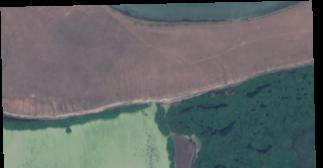
#> input picture Water Bodies Dataset/Images/water_body_1056.jpg, 323 x 168 px, found by its file name
$ jupyter execute --allow-errors Create_annotations_and_train_model_Final.ipynb   (shell and % lines are left out)
#> lines starting #> are read from the running program, lines starting #| are printed output that depends on the picture; after the words box and inside, x2 and y2 are one past the last pixel; in counts of white or black regions, pixels touching at a corner belong together
#> (a cell that did not finish here is left out)

[cell 2]
#import libraries
import glob
import json
import os
import cv2
import numpy as np
import torch

## 1. resize images and create COCO annotations json file

[cell 3]
#Set up directory and mounting from GDrive
import os
from google.colab import drive
drive.mount('/content/drive')

#os.chdir('/content/drive/MyDrive/Project/Kaggle/Water bodies resized/')

#DATASET https://www.kaggle.com/datasets/franciscoescobar/satellite-images-of-water-bodies

[cell 4]
#we need to resize images before creating annotated dataset so that the annotations contain the correct dimensions

from PIL import Image

def resize_image_and_mask(image_dir, mask_dir, output_image_dir, output_mask_dir, new_size):
    # Create output directories if they don't exist
#> called with new_size = (512, 512)
    os.makedirs(output_image_dir, exist_ok=True)
    os.makedirs(output_mask_dir, exist_ok=True)

    # List all images in the image directory
    image_files = [f for f in os.listdir(image_dir) if f.endswith('.jpg') or f.endswith('.png')]

    for image_file in image_files:
        # Define the full path to the image and mask files
        image_path = os.path.join(image_dir, image_file)
        mask_path = os.path.join(mask_dir, image_file)

        # Read the image and mask using OpenCV
        image = cv2.imread(image_path)
#> image is the input picture: shape (168, 323, 3); mean B, G, R 103.6, 104.2, 98.6
        mask = cv2.imread(mask_path, cv2.IMREAD_GRAYSCALE)  # Read the mask in grayscale
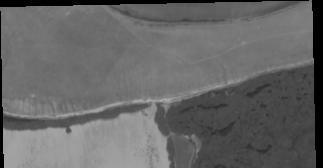
#> mask: shape (168, 323); min 0, max 177, mean 102.4

        if image is None or mask is None:
            print(f"Error reading file {image_file}, skipping...")
            continue

        # Resize the image and mask
        resized_image = cv2.resize(image, new_size, interpolation=cv2.INTER_AREA)
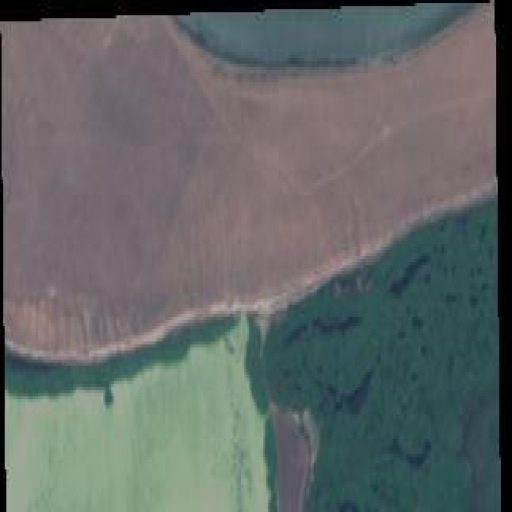
#> resized_image: shape (512, 512, 3); mean B, G, R 103.6, 104.1, 98.6
        resized_mask = cv2.resize(mask, new_size, interpolation=cv2.INTER_NEAREST)
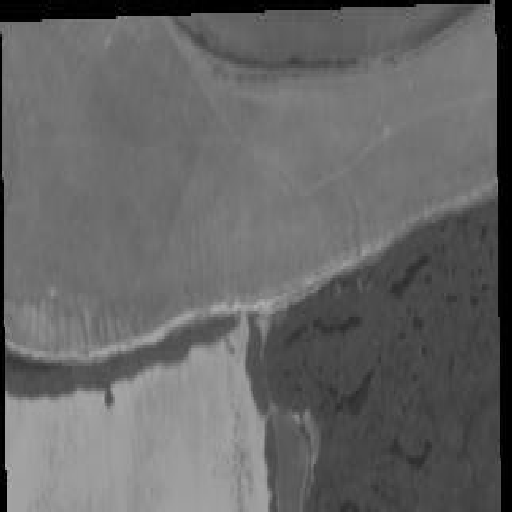
#> resized_mask: shape (512, 512); min 0, max 177, mean 102.2

        # Define the output paths
        output_image_path = os.path.join(output_image_dir, image_file)
        output_mask_path = os.path.join(output_mask_dir, image_file)

        # Save the resized image and mask
        cv2.imwrite(output_image_path, resized_image)
        cv2.imwrite(output_mask_path, resized_mask)

        print(f"Processed and saved: {image_file}")
#> pass 2 of the loop in resize_image_and_mask, `for image_file in image_files:`:
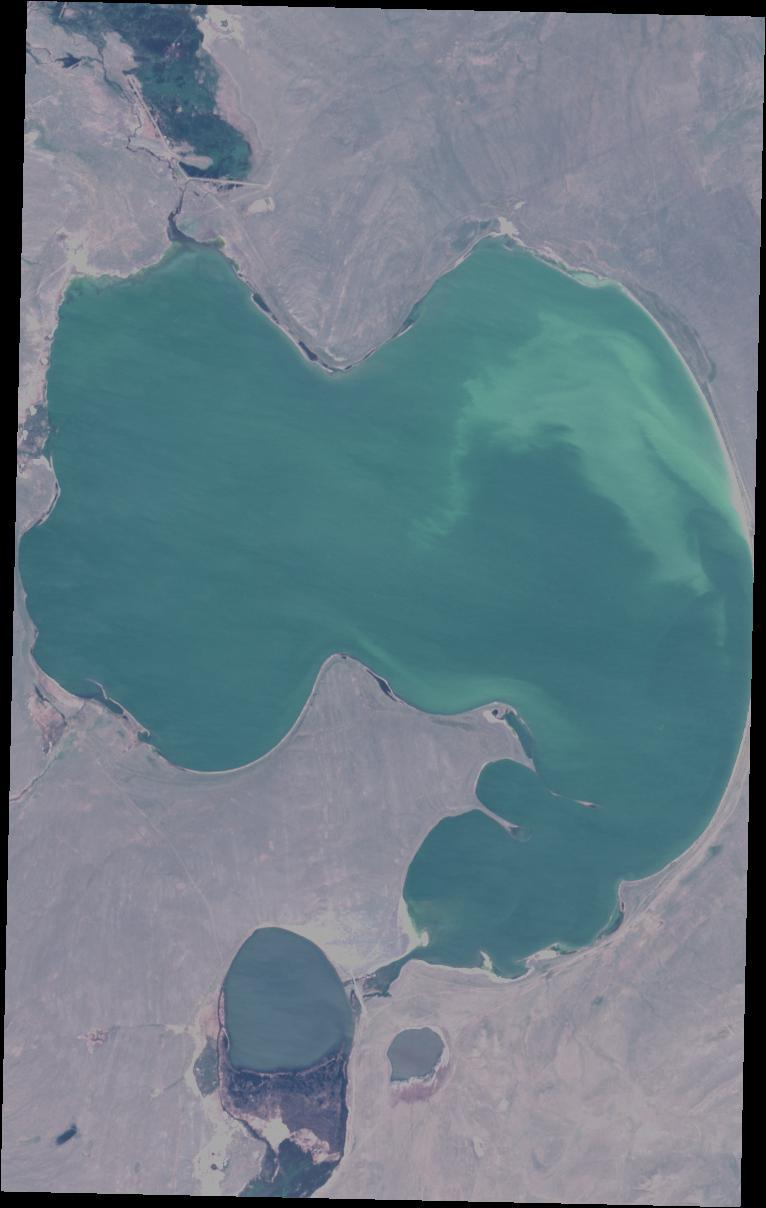
#> input picture Water Bodies Dataset/Images/water_body_1078.jpg, 766 x 1208 px, found by its file name
#> in resize_image_and_mask, image is the input picture: shape (1208, 766, 3); mean B, G, R 134.9, 124.6, 105.8
#> pass 3 of the loop in resize_image_and_mask, `for image_file in image_files:`:
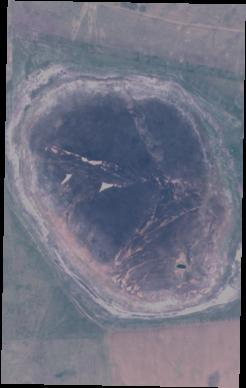
#> input picture Water Bodies Dataset/Images/water_body_1098.jpg, 246 x 388 px, found by its file name
#> in resize_image_and_mask, image is the input picture: shape (388, 246, 3); mean B, G, R 127.8, 112.1, 110.9
#> the loop made 4 passes; the first 3 are shown

# Configuration
image_dir = '/content/drive/MyDrive/Project/Kaggle/Water Bodies Dataset/Images/'
mask_dir = '/content/drive/MyDrive/Project/Kaggle/Water Bodies Dataset/Masks/'
output_image_dir = '/content/drive/MyDrive/Project/Kaggle/Water bodies resized/images/'
output_mask_dir = '/content/drive/MyDrive/Project/Kaggle/Water bodies resized/masks/'
new_size = (512, 512)  # New width and height as per paper

# Process all images and masks
resize_image_and_mask(image_dir, mask_dir, output_image_dir, output_mask_dir, new_size)

[cell 5]
#Attempt 2
###FROM: https://github.com/waspinator/pycococreator/blob/master/pycococreatortools/pycococreatortools.py
#!/usr/bin/env python3

import os
import re
import json
import datetime
import numpy as np
from itertools import groupby
from skimage import measure
from skimage.io import imread
from PIL import Image
from pycocotools import mask
from pycocotools import mask as coco_mask

# Paths to images and masks
images_path = "/content/drive/MyDrive/Project/Kaggle/Water bodies resized/images/"
masks_path = "/content/drive/MyDrive/Project/Kaggle/Water bodies resized/masks/"

convert = lambda text: int(text) if text.isdigit() else text.lower()
natural_key = lambda key: [convert(c) for c in re.split('([0-9]+)', key)]

# [4 lines left out: function resize_binary_mask, not called in this run]

def close_contour(contour):
    if not np.array_equal(contour[0], contour[-1]):
        contour = np.vstack((contour, contour[0]))
    return contour

def binary_mask_to_polygon(binary_mask, tolerance=0):
    polygons = []
    padded_binary_mask = np.pad(binary_mask, pad_width=1, mode='constant', constant_values=0)
    contours = measure.find_contours(padded_binary_mask, 0.5)

    for contour in contours:
        # Subtract 1 from each contour point
        contour = contour - 1  # This operates element-wise on the numpy array

        contour = close_contour(contour)
        contour = measure.approximate_polygon(contour, tolerance)
        if len(contour) < 3:
            continue
        contour = np.flip(contour, axis=1)
        segmentation = contour.ravel().tolist()
        segmentation = [0 if i < 0 else i for i in segmentation]
        polygons.append(segmentation)
    return polygons


def create_image_info(image_id, file_name, image_size, date_captured=datetime.datetime.utcnow().isoformat(' '),
                      license_id=1, coco_url="", flickr_url=""):
    return {
        "id": image_id,
        "file_name": file_name,
        "width": image_size[0],
        "height": image_size[1],
        "date_captured": date_captured,
        "license": license_id,
        "coco_url": coco_url,
        "flickr_url": flickr_url
    }

def create_annotation_info(annotation_id, image_id, category_info, binary_mask, tolerance=2):
    binary_mask_encoded = coco_mask.encode(np.asfortranarray(binary_mask.astype(np.uint8)))
    area = coco_mask.area(binary_mask_encoded)
    if area < 1:
        return None
    bounding_box = coco_mask.toBbox(binary_mask_encoded)
    segmentation = binary_mask_to_polygon(binary_mask, tolerance)
    if not segmentation:
        return None
    return {
        "id": annotation_id,
        "image_id": image_id,
        "category_id": category_info["id"],
        "iscrowd": category_info["is_crowd"],
        "area": float(area),
        "bbox": bounding_box.tolist(),
        "segmentation": segmentation,
        "width": binary_mask.shape[1],
        "height": binary_mask.shape[0]
    }

# Initialize COCO dataset structure
coco_output = {
    "info": {},
    "licenses": [],
    "images": [],
    "annotations": [],
    "categories": [{"id": 0, "name": "water_body", "supercategory": "water_body"}]
}

image_id = 1
annotation_id = 1

# Read images and masks
# Read images and masks
for img_file in sorted(os.listdir(images_path), key=natural_key):
    if img_file.endswith('.jpg'):
        mask_file = img_file  # Use the same file name for mask as the image
        image_path = os.path.join(images_path, img_file)
        mask_path = os.path.join(masks_path, mask_file)

        # Load image and mask
        image = imread(image_path)
#> image: shape (512, 512, 3)
        mask = imread(mask_path) > 128  # Directly load JPG mask and apply threshold
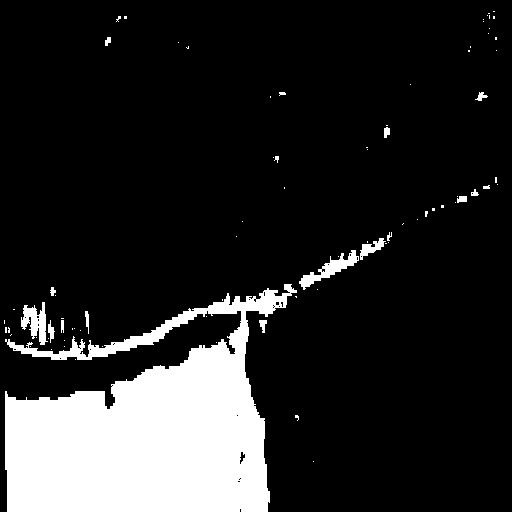
#> mask: shape (512, 512) bool; 15.5% white; 82 white regions (64 under 20 px), largest, box (x1, y1, x2, y2) and area: (5, 284, 297, 512) 38323, (299, 250, 359, 290) 682, (21, 302, 48, 345) 612

        # Create COCO data
        image_info = create_image_info(image_id, img_file, image.shape)
        annotation_info = create_annotation_info(annotation_id, image_id, {"id": 0, "is_crowd": 0}, mask)
#> in create_annotation_info, `binary_mask_encoded = coco_mask.encode(np.asfortranarray(binary_mask.a..`: binary_mask_encoded = 2 items
#> in create_annotation_info, `area = coco_mask.area(binary_mask_encoded)`: area = 40652
#> in create_annotation_info, `bounding_box = coco_mask.toBbox(binary_mask_encoded)`: bounding_box = [4, 11, 494, 501]
#> in binary_mask_to_polygon, `padded_binary_mask = np.pad(binary_mask, pad_width=1, mode='constant',..`:
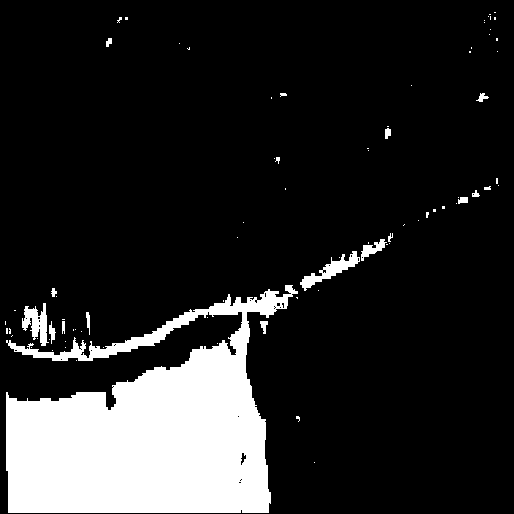
#> padded_binary_mask: shape (514, 514) bool; 15.4% white; 82 white regions (64 under 20 px), largest, box (x1, y1, x2, y2) and area: (6, 285, 298, 513) 38323, (300, 251, 360, 291) 682, (22, 303, 49, 346) 612
#> in binary_mask_to_polygon, `contours = measure.find_contours(padded_binary_mask, 0.5)`: contours = 114 point arrays, longest 2207 points
#> the loop in binary_mask_to_polygon, `for contour in contours:` made 114 passes
#> contour on passes 1, 2, 3, 8, 9, 10, 11, 12, 13, 16, 18, 19: [[11.5, 494], [11.5, 494]], [[13.5, 489], [13.5, 489]], [[15.5, 487], [15.5, 487]], [[19.5, 483], [19.5, 483]], [[21.5, 116], [21.5, 116]], [[21.5, 118], [21.5, 118]], [[21.5, 483], [21.5, 483]], [[28.5, 489], [28.5, 489]], [[33.5, 488], [33.5, 488]], [[42.5, 178], [42.5, 178]], [[47.5, 470], [47.5, 470]], [[47.5, 186], [47.5, 186]]
#> segmentation on passes 4, 5, 6, 7, 15, 17: [489, 18.5, 489, 14.5, 489, 18.5], [117, 20.5, 115.5, 19, 120, 15.5, 117, 20.5], [126, 18.5, 124, 15.5, 126, 18.5], [494, 18.5, 493, 15.5, 494, 18.5], [496, 39.5, 495, 36.5, 496, 39.5], [188, 48.5, 188, 45.5, 188, 48.5]
#> after the loop in binary_mask_to_polygon, `for contour in contours:`: polygons = 43 items
#> annotation_info = 9 items

        if annotation_info:
            coco_output["images"].append(image_info)
            coco_output["annotations"].append(annotation_info)
            image_id += 1
            annotation_id += 1
#> pass 2 of the loop `for img_file in sorted(os.listdir(images_path), key=natural_key):`:
#> `mask = imread(mask_path) > 128`:
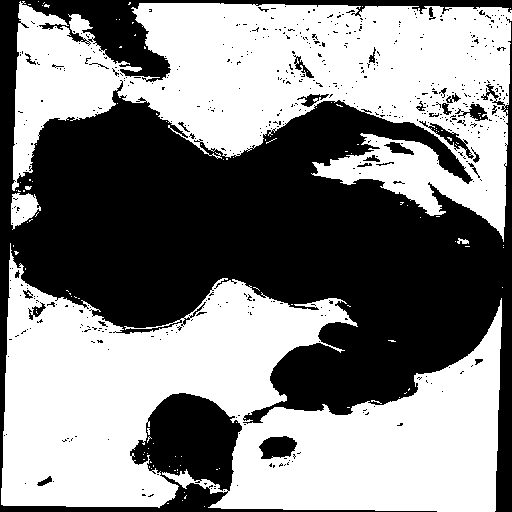
#> mask: shape (512, 512) bool; 53% white; 544 black regions (513 under 20 px), largest, box (x1, y1, x2, y2) and area: (0, 0, 512, 512) 118991, (259, 436, 297, 459) 642, (419, 121, 474, 159) 396
#> in binary_mask_to_polygon (call 2), `padded_binary_mask = np.pad(binary_mask, pad_width=1, mode='constant',..`:
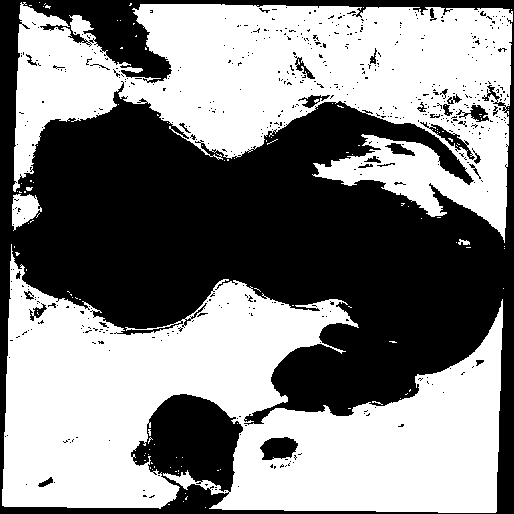
#> padded_binary_mask: shape (514, 514) bool; 52.6% white; 544 black regions (513 under 20 px), largest, box (x1, y1, x2, y2) and area: (0, 0, 514, 514) 121043, (260, 437, 298, 460) 642, (420, 122, 475, 160) 396
#> contours = 777 point arrays, longest 4063 points
#> the loop in binary_mask_to_polygon (call 2), `for contour in contours:` made 777 passes
#> contour on passes 3, 4, 6: [[1.5, 38], [1.5, 38]], [[2.5, 44], [2.5, 44]], [[3.5, 25], [3.5, 25]]
#> after the loop in binary_mask_to_polygon (call 2), `for contour in contours:`: polygons = 269 items
#> pass 3 of the loop `for img_file in sorted(os.listdir(images_path), key=natural_key):`:
#> `mask = imread(mask_path) > 128`:
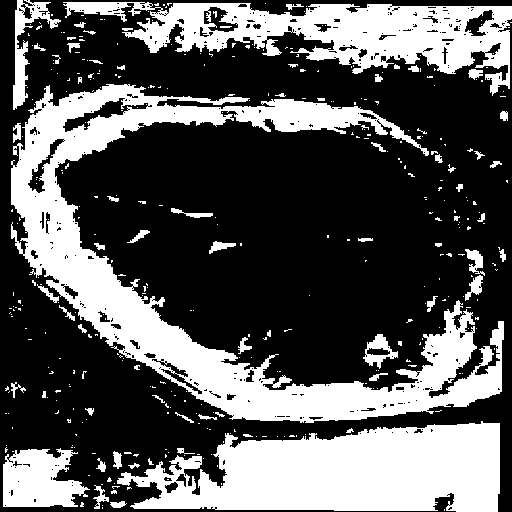
#> mask: shape (512, 512) bool; 34.6% white; 393 white regions (324 under 20 px), largest, box (x1, y1, x2, y2) and area: (11, 84, 504, 423) 38915, (117, 421, 500, 512) 24446, (63, 2, 512, 96) 16788
#> in binary_mask_to_polygon (call 3), `padded_binary_mask = np.pad(binary_mask, pad_width=1, mode='constant',..`:
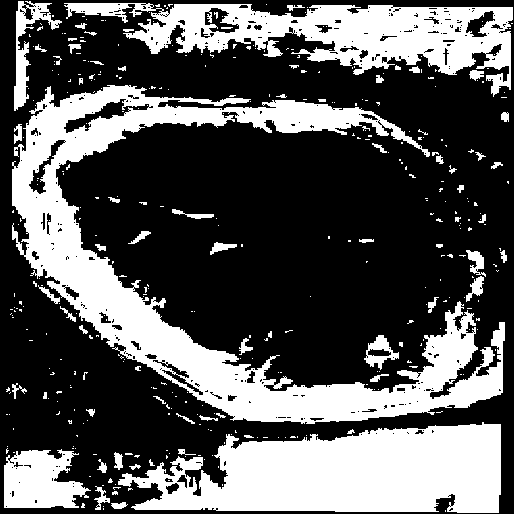
#> padded_binary_mask: shape (514, 514) bool; 34.3% white; 393 white regions (324 under 20 px), largest, box (x1, y1, x2, y2) and area: (12, 85, 505, 424) 38915, (118, 422, 501, 513) 24446, (64, 3, 513, 97) 16788
#> contours = 782 point arrays, longest 4953 points
#> the loop in binary_mask_to_polygon (call 3), `for contour in contours:` made 782 passes
#> contour on passes 3, 7, 8: [[3, 118.5], [3, 118.5]], [[3.5, 265], [3.5, 265]], [[5.5, 152], [5.5, 152]]
#> after the loop in binary_mask_to_polygon (call 3), `for contour in contours:`: polygons = 377 items
#> the loop made 4 passes; the first 3 are shown

# Save to JSON
with open('coco_dataset.json', 'w') as outfile:
    json.dump(coco_output, outfile, indent=4)

## 2. Create a train/test split for the annotations

[cell 6]
#install funcy for the script below


#from: https://github.com/akarazniewicz/cocosplit/blob/master/cocosplit.py

#!python /content/drive/MyDrive/Project/Kaggle/split_coco_annotations.py /content/drive/MyDrive/Project/Kaggle/Water\ bodies\ resized/annotations.json /content/drive/MyDrive/Project/Kaggle/Water\ bodies\ resized/train_annotations.json /content/drive/MyDrive/Project/Kaggle/Water\ bodies\ resized/test_annotations.json -s 0.8 --having-annotations --multi-class

[cell 7]
images_path = "/content/drive/MyDrive/Project/Kaggle/Water bodies resized/images/"
mask_path = "/content/drive/MyDrive/Project/Kaggle/Water bodies resized/masks/"


def create_train_test_split(annotations_path, train_ratio=0.8):
    # Load annotations
#> called with train_ratio = 0.8
    with open(annotations_path, 'r') as f:
#> (reads Water bodies resized/coco_dataset.json from the repository)
        data = json.load(f)

    # Shuffle images
    images = data['images']
    np.random.shuffle(images)

    # Split into train and test
    num_train = int(len(images) * train_ratio)
    train_images = images[:num_train]
    test_images = images[num_train:]

    # Function to filter annotations based on image ids
    def filter_annotations(images, annotations):
        image_ids = {image['id'] for image in images}
        return [anno for anno in annotations if anno['image_id'] in image_ids]

    # Split annotations
    train_annotations = filter_annotations(train_images, data['annotations'])
    test_annotations = filter_annotations(test_images, data['annotations'])

    # Create train and test datasets
    train_dataset = {'images': train_images, 'annotations': train_annotations, 'categories': data['categories']}
    test_dataset = {'images': test_images, 'annotations': test_annotations, 'categories': data['categories']}

    # Save new annotation files
    train_annotations_path = os.path.join(os.path.dirname(annotations_path), 'annotations_train.json')
    test_annotations_path = os.path.join(os.path.dirname(annotations_path), 'annotations_test.json')

    with open(train_annotations_path, 'w') as f:
        json.dump(train_dataset, f)
    with open(test_annotations_path, 'w') as f:
        json.dump(test_dataset, f)

    return train_annotations_path, test_annotations_path

# Example usage
annotations_path = '/content/drive/MyDrive/Project/Kaggle/Water bodies resized/coco_dataset.json'
#> (the rest of this cell did not finish here and is left out)

## 3. Register the dataset for use on the Detectron 2 dataset
### Adapting tutorial on the Detectron2 Github:
### https://detectron2.readthedocs.io/en/latest/tutorials/datasets.html
### https://colab.research.google.com/drive16jcaJoc6bCFAQ96jDe2HwtXj7BMD_-m5#scrollTo=tVJoOm6LVJwW

[cell 8]
from detectron2.data import DatasetCatalog, MetadataCatalog
from detectron2.structures import BoxMode


# [29 lines left out: function get_waterbodies_dicts, not called in this run]

# Paths to the train and test annotation files
train_annotations_path = '/content/drive/MyDrive/Project/Kaggle/Water bodies resized/annotations_train.json'
test_annotations_path = '/content/drive/MyDrive/Project/Kaggle/Water bodies resized/annotations_test.json'

# Register the datasets
DatasetCatalog.register("waterbodies_train", lambda: get_waterbodies_dicts("/content/drive/MyDrive/Project/Kaggle/Water bodies resized/images/", train_annotations_path))
#> (this line was passed over: detectron2 is not available in this run)
MetadataCatalog.get("waterbodies_train").set(thing_classes=["waterbody"])
#> (this line was passed over: detectron2 is not available in this run)

DatasetCatalog.register("waterbodies_test", lambda: get_waterbodies_dicts("/content/drive/MyDrive/Project/Kaggle/Water bodies resized/images/", test_annotations_path))
#> (this line was passed over: detectron2 is not available in this run)
MetadataCatalog.get("waterbodies_test").set(tfhing_classes=["waterbody"])
#> (this line was passed over: detectron2 is not available in this run)

#> (a cell that did not finish here is left out)

## 4. Configure model

[cell 10]
from detectron2.config import get_cfg
from detectron2 import model_zoo
from detectron2.engine import DefaultTrainer
from detectron2.utils.logger import setup_logger
from detectron2.data import MetadataCatalog, DatasetCatalog
import detectron2.data.transforms as T


#FROM: https://colab.research.google.com/drive/16jcaJoc6bCFAQ96jDe2HwtXj7BMD_-m5#scrollTo=7unkuuiqLdqd

#Defaults: https://github.com/facebookresearch/detectron2/blob/main/detectron2/config/defaults.py

#> (the rest of this cell did not finish here and is left out)

[cell 11]
#check that GPU is connected
if torch.cuda.is_available:
  print('GPU available')
else:
  print('Please set GPU via Edit -> Notebook Settings.')

## 5. train!

#> (a cell that did not finish here is left out)

## 6. Evaluate!

[cell 13]
from detectron2.evaluation import COCOEvaluator, inference_on_dataset
from detectron2.data import build_detection_test_loader

#> (the rest of this cell did not finish here and is left out)

Use this if loading model after deleting session

[cell 14]
import detectron2
from detectron2.utils.logger import setup_logger
setup_logger()
#> (this line was passed over: detectron2 is not available in this run)

from detectron2 import model_zoo
from detectron2.engine import DefaultTrainer
from detectron2.config import get_cfg
from detectron2.data import build_detection_test_loader, MetadataCatalog, DatasetCatalog
from detectron2.data.datasets import register_coco_instances
from detectron2.evaluation import COCOEvaluator, inference_on_dataset

# Register the dataset only if it's not already registered
dataset_name = "waterbodies_test"
annotation_file = '/content/drive/MyDrive/Project/Kaggle/Water bodies resized/annotations_test.json'
image_dir = '/content/drive/MyDrive/Project/Kaggle/Water bodies resized/images/'

#> (the rest of this cell did not finish here and is left out)

## 7. Get predicted masks and pixel count

[cell 15]
import os
import cv2
import numpy as np
import pandas as pd
import json
import re
from detectron2.engine import DefaultPredictor
from detectron2.config import get_cfg


#Sources: https://stackoverflow.com/questions/64210521/compute-precision-and-accuracy-using-numpy
# sources: https://github.com/facebookresearch/detectron2/issues/984
#Sources: https://stackoverflow.com/questions/46689428/convert-np-array-of-type-float64-to-type-uint8-scaling-values
#sources: https://stackoverflow.com/questions/60227833/how-to-filter-coco-dataset-classes-annotations-for-custom-dataset


#> (the rest of this cell did not finish here and is left out)

## 8. Test on video

[cell 16]
#Taken from https://stackoverflow.com/questions/60663073/how-can-i-properly-run-detectron2-on-videos

import detectron2
from detectron2.utils.logger import setup_logger
setup_logger()
#> (this line was passed over: detectron2 is not available in this run)
